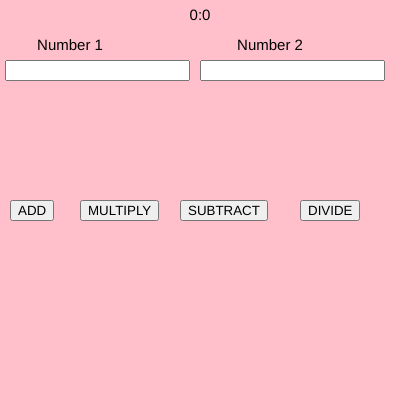
Frame 1 (no input)
Frame 60 (no input): identical to frame 1, image omitted
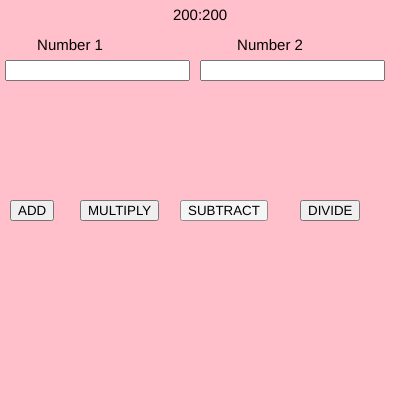
Frame 120 (the mouse pressed at the canvas centre since frame 60)

The p5.js sketch that drew these frames (run headless with seeded random() and noise() and a simulated clock; from frame 60 on, the mouse is pressed at the canvas centre):

// p5.js sketch
// ── sketch.js
var num1,num2;
var b1,b2;
var n1,n2;

function setup() {
  createCanvas(400, 400);

  num1=createInput();
  num1.position(5,60);

  num2=createInput();
  num2.position(200,60);

  b1=createButton("ADD");
  b1.position(10,200);
 b1.mousePressed(add)

  b2=createButton("MULTIPLY");
  b2.position(80,200)
  b2.mousePressed(mul)

  b3=createButton("SUBTRACT");
  b3.position(180,200);
  b3.mousePressed(sub)

  b4=createButton("DIVIDE");
  b4.position(300,200);
  b4.mousePressed(div)

 textAlign(CENTER);
 textSize(15);
}

function draw() {
  background("pink");

  text(mouseX +":"+ mouseY,200,20)
  text("Number 1",70,50);
  text("Number 2",270,50);

  n1=parseInt(num1.value());
  n2=parseInt(num2.value());



}
function add()
{
  console.log(n1+n2);
}
function mul()
{
  console.log(n1*n2);
}
function sub()
{
  console.log(n1-n2);
}
function div()
{
  console.log(n1/n2);
}
